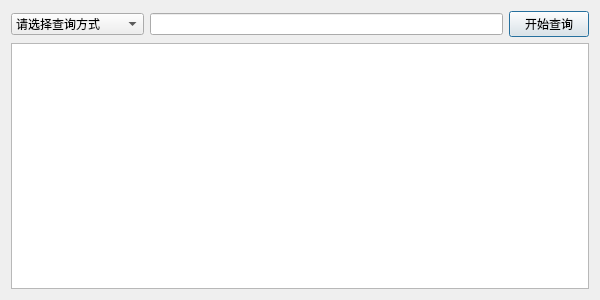
<?xml version="1.0" encoding="UTF-8"?>
<ui version="4.0">
 <class>queryStu</class>
 <widget class="QDialog" name="queryStu">
  <property name="geometry">
   <rect>
    <x>0</x>
    <y>0</y>
    <width>600</width>
    <height>300</height>
   </rect>
  </property>
  <property name="windowTitle">
   <string>查询学生</string>
  </property>
  <layout class="QVBoxLayout" name="verticalLayout">
   <item>
    <layout class="QHBoxLayout" name="horizontalLayout" stretch="3,8,1">
     <item>
      <widget class="QComboBox" name="cbb_method">
       <item>
        <property name="text">
         <string>请选择查询方式</string>
        </property>
       </item>
       <item>
        <property name="text">
         <string>按姓名</string>
        </property>
       </item>
       <item>
        <property name="text">
         <string>按学号</string>
        </property>
       </item>
       <item>
        <property name="text">
         <string>按院系</string>
        </property>
       </item>
      </widget>
     </item>
     <item>
      <widget class="QLineEdit" name="le_cnt"/>
     </item>
     <item>
      <widget class="QPushButton" name="btn_search">
       <property name="text">
        <string>开始查询</string>
       </property>
      </widget>
     </item>
    </layout>
   </item>
   <item>
    <widget class="QTableView" name="tableView">
     <property name="textElideMode">
      <enum>Qt::ElideRight</enum>
     </property>
    </widget>
   </item>
  </layout>
 </widget>
 <resources/>
 <connections/>
</ui>
